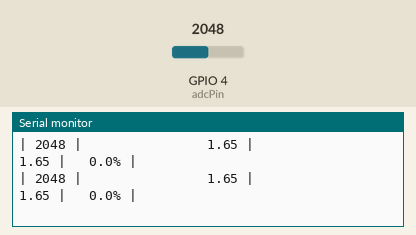
Simulated run of this program. Board: ESP32-S3. On the bench: the last lines printed to the serial monitor. The test bench sets the inputs (shaded band); at power-on: GPIO 4 (adcPin) = 2048.

Above: at 1.2 s.
1.3 s: GPIO 4 (adcPin) set to 1027
At 2.5 s:
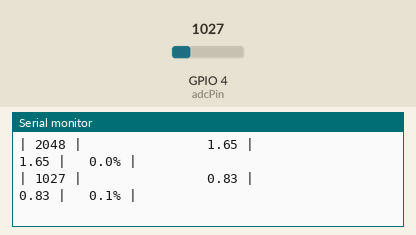
2.8 s: GPIO 4 (adcPin) set to 953
At 3.8 s:
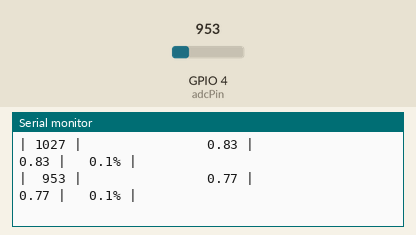
5.5 s: GPIO 4 (adcPin) set to 109
At 6.8 s:
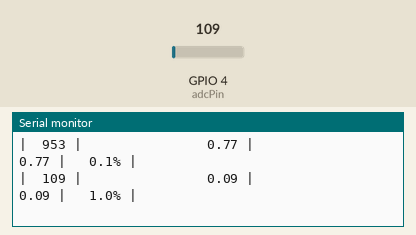
7.0 s: GPIO 4 (adcPin) set to 92
At 7.6 s:
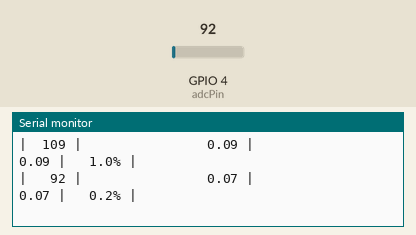

The program:

main.cpp
```cpp
#include <stdlib.h>
#include <Arduino.h>

const int adcPin = 4; // GPIO 4 (ADC1 Channel 3)

void setup() {
  Serial.begin(115200);
  analogSetAttenuation(ADC_6db); // Set max range to ~3.3V
  // analogReadResolution(10);
  Serial.printf("|  Raw | Caclculated Voltage | Measured Voltage |  Error |\n");
}

void loop() {
  uint16_t rawValue = analogRead(adcPin);
  float measuredVoltage = (float)analogReadMilliVolts(adcPin)/1000;
  // float calculatedVoltage = rawValue * (3.3 / 1023.0); // 12-bit resolution
  float calculatedVoltage = rawValue * (3.3 / 4095.0); // 12-bit resolution
  float absoluteError = abs(calculatedVoltage - measuredVoltage) / measuredVoltage;

  Serial.printf("| %4d | %19.2f | %16.2f | %5.1f%% |\n", rawValue, calculatedVoltage, measuredVoltage, absoluteError*100);
  delay(1000);
}
```

Measured:
- the behaviour switches between 1000 and 999 on GPIO 4 (adcPin) (found by bisection; images 1 and 2)
- the behaviour switches between 100 and 99 on GPIO 4 (adcPin) (found by bisection; images 3 and 4)
- after the input at 1.3 s, the serial monitor: prints a new line after 0.71 s (image 1)
- after the input at 2.8 s, the serial monitor: prints a new line after 0.21 s (image 2)
- after the input at 5.5 s, the serial monitor: prints a new line after 0.51 s (image 3)
- after the input at 7.0 s, the serial monitor: prints a new line at once (image 4)
